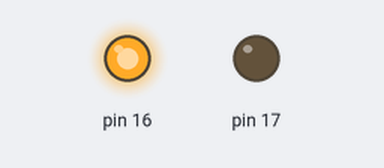
A sketch run on a simulated Arduino Uno, built with avr-gcc and run on an emulated ATmega328P. Parts: output pins drawn as LEDs (lit = HIGH).

Above: at 0.5 s.
At 2.5 s:
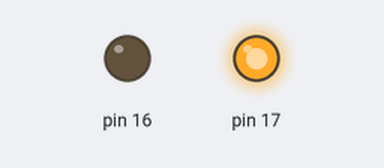
At 3.5 s:
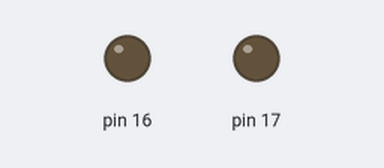
Timing chart, 0 to 5.2 s (numbered marks = the images above):
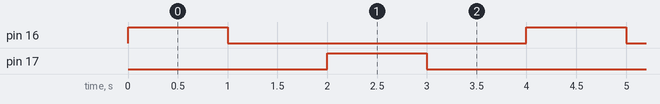

Measured:
- by itself, pin 16, pin 17: alternates HIGH for 1.0 s and LOW for 3.0 s
- by itself, everything shown: repeats every 4.0 s, in 4 steps

The sketch:

Relay.ino
```cpp
void setup() {
  pinMode(16, OUTPUT);
  pinMode(17, OUTPUT);
}

// the loop function runs over and over again forever
void loop() {
  digitalWrite(16, HIGH);
  delay(1000);
  digitalWrite(16, LOW);
  delay(1000);
  digitalWrite(17, HIGH);
  delay(1000);
  digitalWrite(17, LOW);
  delay(1000);
}
```
